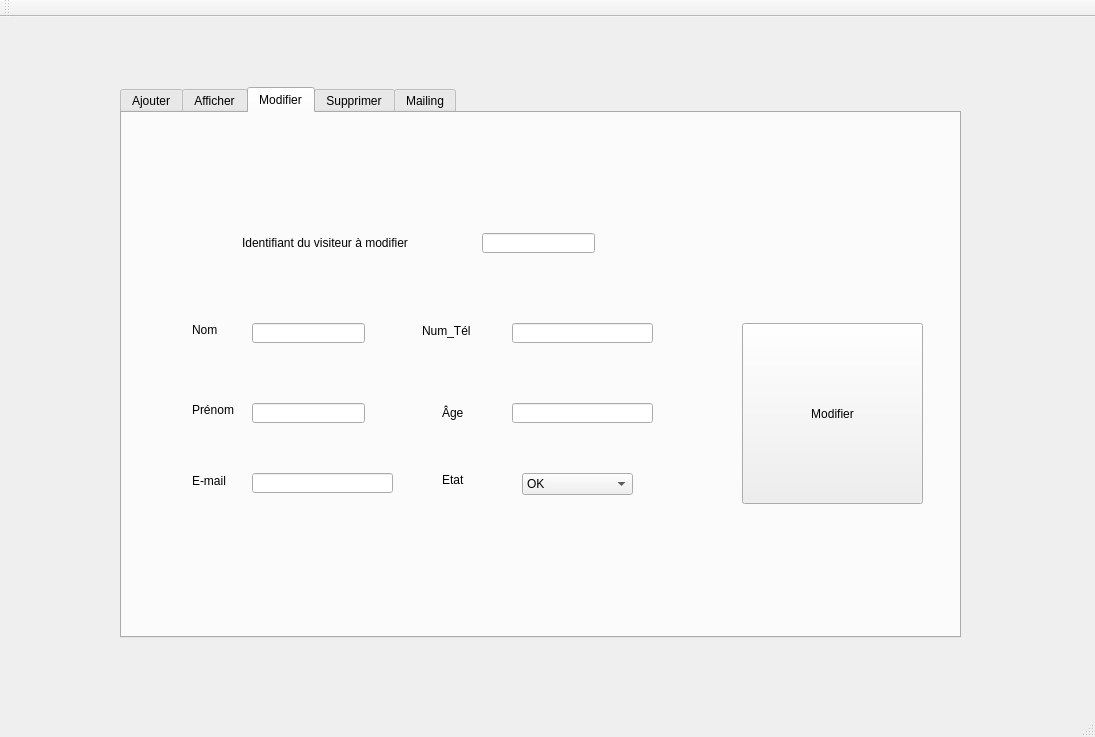
<?xml version="1.0" encoding="UTF-8"?>
<ui version="4.0">
 <class>MainWindow</class>
 <widget class="QMainWindow" name="MainWindow">
  <property name="geometry">
   <rect>
    <x>0</x>
    <y>0</y>
    <width>1095</width>
    <height>737</height>
   </rect>
  </property>
  <property name="contextMenuPolicy">
   <enum>Qt::PreventContextMenu</enum>
  </property>
  <property name="windowTitle">
   <string>Projetcpp</string>
  </property>
  <widget class="QWidget" name="centralWidget">
   <widget class="QTabWidget" name="tabWidget">
    <property name="geometry">
     <rect>
      <x>120</x>
      <y>70</y>
      <width>841</width>
      <height>551</height>
     </rect>
    </property>
    <property name="currentIndex">
     <number>2</number>
    </property>
    <widget class="QWidget" name="tab">
     <attribute name="title">
      <string>Ajouter</string>
     </attribute>
     <widget class="QGroupBox" name="groupBox">
      <property name="geometry">
       <rect>
        <x>60</x>
        <y>70</y>
        <width>711</width>
        <height>391</height>
       </rect>
      </property>
      <property name="autoFillBackground">
       <bool>true</bool>
      </property>
      <property name="title">
       <string>Ajouter Visiteur</string>
      </property>
      <widget class="QLabel" name="label">
       <property name="geometry">
        <rect>
         <x>10</x>
         <y>70</y>
         <width>47</width>
         <height>13</height>
        </rect>
       </property>
       <property name="text">
        <string>Nom</string>
       </property>
      </widget>
      <widget class="QLabel" name="label_2">
       <property name="geometry">
        <rect>
         <x>10</x>
         <y>150</y>
         <width>47</width>
         <height>13</height>
        </rect>
       </property>
       <property name="text">
        <string>Prénom</string>
       </property>
      </widget>
      <widget class="QLabel" name="label_3">
       <property name="geometry">
        <rect>
         <x>10</x>
         <y>250</y>
         <width>71</width>
         <height>16</height>
        </rect>
       </property>
       <property name="text">
        <string>Identifiant</string>
       </property>
      </widget>
      <widget class="QLineEdit" name="le_nom">
       <property name="geometry">
        <rect>
         <x>140</x>
         <y>70</y>
         <width>113</width>
         <height>20</height>
        </rect>
       </property>
      </widget>
      <widget class="QLineEdit" name="le_prenom">
       <property name="geometry">
        <rect>
         <x>140</x>
         <y>150</y>
         <width>113</width>
         <height>20</height>
        </rect>
       </property>
       <property name="contextMenuPolicy">
        <enum>Qt::PreventContextMenu</enum>
       </property>
      </widget>
      <widget class="QLineEdit" name="le_id">
       <property name="geometry">
        <rect>
         <x>140</x>
         <y>250</y>
         <width>113</width>
         <height>20</height>
        </rect>
       </property>
      </widget>
      <widget class="QPushButton" name="pb_ajouter">
       <property name="geometry">
        <rect>
         <x>360</x>
         <y>310</y>
         <width>281</width>
         <height>23</height>
        </rect>
       </property>
       <property name="text">
        <string>Ajouter</string>
       </property>
      </widget>
      <widget class="QLineEdit" name="le_tel">
       <property name="geometry">
        <rect>
         <x>500</x>
         <y>70</y>
         <width>141</width>
         <height>20</height>
        </rect>
       </property>
       <property name="contextMenuPolicy">
        <enum>Qt::PreventContextMenu</enum>
       </property>
       <property name="text">
        <string/>
       </property>
      </widget>
      <widget class="QLabel" name="label_8">
       <property name="geometry">
        <rect>
         <x>360</x>
         <y>70</y>
         <width>61</width>
         <height>16</height>
        </rect>
       </property>
       <property name="text">
        <string>Num_Tél</string>
       </property>
      </widget>
      <widget class="QLineEdit" name="le_email">
       <property name="geometry">
        <rect>
         <x>500</x>
         <y>250</y>
         <width>141</width>
         <height>20</height>
        </rect>
       </property>
       <property name="contextMenuPolicy">
        <enum>Qt::PreventContextMenu</enum>
       </property>
       <property name="text">
        <string/>
       </property>
      </widget>
      <widget class="QLabel" name="label_9">
       <property name="geometry">
        <rect>
         <x>360</x>
         <y>250</y>
         <width>61</width>
         <height>16</height>
        </rect>
       </property>
       <property name="text">
        <string>E-mail</string>
       </property>
      </widget>
      <widget class="QLabel" name="label_10">
       <property name="geometry">
        <rect>
         <x>360</x>
         <y>160</y>
         <width>71</width>
         <height>20</height>
        </rect>
       </property>
       <property name="text">
        <string>Âge</string>
       </property>
      </widget>
      <widget class="QLineEdit" name="le_age">
       <property name="geometry">
        <rect>
         <x>500</x>
         <y>160</y>
         <width>141</width>
         <height>20</height>
        </rect>
       </property>
       <property name="contextMenuPolicy">
        <enum>Qt::PreventContextMenu</enum>
       </property>
       <property name="text">
        <string/>
       </property>
      </widget>
      <widget class="QLabel" name="label_14">
       <property name="geometry">
        <rect>
         <x>10</x>
         <y>310</y>
         <width>47</width>
         <height>13</height>
        </rect>
       </property>
       <property name="text">
        <string>Etat</string>
       </property>
      </widget>
      <widget class="QComboBox" name="le_etat">
       <property name="geometry">
        <rect>
         <x>140</x>
         <y>310</y>
         <width>111</width>
         <height>22</height>
        </rect>
       </property>
       <item>
        <property name="text">
         <string>OK</string>
        </property>
       </item>
       <item>
        <property name="text">
         <string>handicape</string>
        </property>
       </item>
       <item>
        <property name="text">
         <string>enfant_inaccompagne</string>
        </property>
       </item>
       <item>
        <property name="text">
         <string>visiteur_fidele</string>
        </property>
       </item>
      </widget>
     </widget>
    </widget>
    <widget class="QWidget" name="tab_4">
     <attribute name="title">
      <string>Afficher</string>
     </attribute>
     <widget class="QTableView" name="tab_visiteur">
      <property name="geometry">
       <rect>
        <x>10</x>
        <y>20</y>
        <width>811</width>
        <height>431</height>
       </rect>
      </property>
     </widget>
     <widget class="QPushButton" name="tri_decroissant">
      <property name="geometry">
       <rect>
        <x>330</x>
        <y>480</y>
        <width>121</width>
        <height>28</height>
       </rect>
      </property>
      <property name="text">
       <string>Tri âge Décroissant</string>
      </property>
     </widget>
     <widget class="QPushButton" name="tri_croissant">
      <property name="geometry">
       <rect>
        <x>200</x>
        <y>480</y>
        <width>111</width>
        <height>28</height>
       </rect>
      </property>
      <property name="text">
       <string>Tri âge croissant</string>
      </property>
     </widget>
     <widget class="QGroupBox" name="groupBox_2">
      <property name="geometry">
       <rect>
        <x>20</x>
        <y>460</y>
        <width>161</width>
        <height>51</height>
       </rect>
      </property>
      <property name="title">
       <string>Rechercher</string>
      </property>
      <widget class="QComboBox" name="combo_box_crit">
       <property name="geometry">
        <rect>
         <x>20</x>
         <y>20</y>
         <width>121</width>
         <height>22</height>
        </rect>
       </property>
       <item>
        <property name="text">
         <string>handicape</string>
        </property>
       </item>
       <item>
        <property name="text">
         <string>visiteur_fidele</string>
        </property>
       </item>
       <item>
        <property name="text">
         <string>OK</string>
        </property>
       </item>
       <item>
        <property name="text">
         <string>enfant_inaccompagne</string>
        </property>
       </item>
      </widget>
     </widget>
    </widget>
    <widget class="QWidget" name="tab_3">
     <attribute name="title">
      <string>Modifier</string>
     </attribute>
     <widget class="QLabel" name="label_5">
      <property name="geometry">
       <rect>
        <x>120</x>
        <y>120</y>
        <width>201</width>
        <height>20</height>
       </rect>
      </property>
      <property name="text">
       <string>Identifiant du visiteur à modifier</string>
      </property>
     </widget>
     <widget class="QLineEdit" name="modifier_id">
      <property name="geometry">
       <rect>
        <x>360</x>
        <y>120</y>
        <width>113</width>
        <height>20</height>
       </rect>
      </property>
     </widget>
     <widget class="QLabel" name="label_11">
      <property name="geometry">
       <rect>
        <x>300</x>
        <y>210</y>
        <width>61</width>
        <height>16</height>
       </rect>
      </property>
      <property name="text">
       <string>Num_Tél</string>
      </property>
     </widget>
     <widget class="QLineEdit" name="modifier_prenom">
      <property name="geometry">
       <rect>
        <x>130</x>
        <y>290</y>
        <width>113</width>
        <height>20</height>
       </rect>
      </property>
      <property name="contextMenuPolicy">
       <enum>Qt::PreventContextMenu</enum>
      </property>
     </widget>
     <widget class="QLabel" name="label_6">
      <property name="geometry">
       <rect>
        <x>70</x>
        <y>210</y>
        <width>47</width>
        <height>13</height>
       </rect>
      </property>
      <property name="text">
       <string>Nom</string>
      </property>
     </widget>
     <widget class="QLabel" name="label_12">
      <property name="geometry">
       <rect>
        <x>70</x>
        <y>360</y>
        <width>61</width>
        <height>16</height>
       </rect>
      </property>
      <property name="text">
       <string>E-mail</string>
      </property>
     </widget>
     <widget class="QPushButton" name="pb_modifier">
      <property name="enabled">
       <bool>true</bool>
      </property>
      <property name="geometry">
       <rect>
        <x>620</x>
        <y>210</y>
        <width>181</width>
        <height>181</height>
       </rect>
      </property>
      <property name="text">
       <string>Modifier</string>
      </property>
     </widget>
     <widget class="QLabel" name="label_13">
      <property name="geometry">
       <rect>
        <x>320</x>
        <y>290</y>
        <width>71</width>
        <height>20</height>
       </rect>
      </property>
      <property name="text">
       <string>Âge</string>
      </property>
     </widget>
     <widget class="QLabel" name="label_7">
      <property name="geometry">
       <rect>
        <x>70</x>
        <y>290</y>
        <width>47</width>
        <height>13</height>
       </rect>
      </property>
      <property name="text">
       <string>Prénom</string>
      </property>
     </widget>
     <widget class="QLineEdit" name="modifier_nom">
      <property name="geometry">
       <rect>
        <x>130</x>
        <y>210</y>
        <width>113</width>
        <height>20</height>
       </rect>
      </property>
     </widget>
     <widget class="QLineEdit" name="modifier_tel">
      <property name="geometry">
       <rect>
        <x>390</x>
        <y>210</y>
        <width>141</width>
        <height>20</height>
       </rect>
      </property>
      <property name="contextMenuPolicy">
       <enum>Qt::PreventContextMenu</enum>
      </property>
      <property name="text">
       <string/>
      </property>
     </widget>
     <widget class="QLineEdit" name="modifier_email">
      <property name="geometry">
       <rect>
        <x>130</x>
        <y>360</y>
        <width>141</width>
        <height>20</height>
       </rect>
      </property>
      <property name="contextMenuPolicy">
       <enum>Qt::PreventContextMenu</enum>
      </property>
      <property name="text">
       <string/>
      </property>
     </widget>
     <widget class="QLineEdit" name="modifier_age">
      <property name="geometry">
       <rect>
        <x>390</x>
        <y>290</y>
        <width>141</width>
        <height>20</height>
       </rect>
      </property>
      <property name="contextMenuPolicy">
       <enum>Qt::PreventContextMenu</enum>
      </property>
      <property name="text">
       <string/>
      </property>
     </widget>
     <widget class="QLabel" name="label_15">
      <property name="geometry">
       <rect>
        <x>320</x>
        <y>360</y>
        <width>47</width>
        <height>13</height>
       </rect>
      </property>
      <property name="text">
       <string>Etat</string>
      </property>
     </widget>
     <widget class="QComboBox" name="le_etat_2">
      <property name="geometry">
       <rect>
        <x>400</x>
        <y>360</y>
        <width>111</width>
        <height>22</height>
       </rect>
      </property>
      <item>
       <property name="text">
        <string>OK</string>
       </property>
      </item>
      <item>
       <property name="text">
        <string>handicape</string>
       </property>
      </item>
      <item>
       <property name="text">
        <string>enfant_inaccompagne</string>
       </property>
      </item>
      <item>
       <property name="text">
        <string>visiteur_fidele</string>
       </property>
      </item>
     </widget>
    </widget>
    <widget class="QWidget" name="tab_2">
     <attribute name="title">
      <string>Supprimer</string>
     </attribute>
     <widget class="QLabel" name="label_4">
      <property name="geometry">
       <rect>
        <x>170</x>
        <y>190</y>
        <width>201</width>
        <height>20</height>
       </rect>
      </property>
      <property name="text">
       <string>Identifiant du visiteur à supprimer</string>
      </property>
     </widget>
     <widget class="QPushButton" name="pb_supprimer">
      <property name="geometry">
       <rect>
        <x>170</x>
        <y>350</y>
        <width>421</width>
        <height>28</height>
       </rect>
      </property>
      <property name="text">
       <string>Supprimer</string>
      </property>
     </widget>
     <widget class="QLineEdit" name="le_id_supprimer">
      <property name="geometry">
       <rect>
        <x>470</x>
        <y>190</y>
        <width>113</width>
        <height>20</height>
       </rect>
      </property>
     </widget>
    </widget>
    <widget class="QWidget" name="tab_5">
     <attribute name="title">
      <string>Mailing</string>
     </attribute>
     <widget class="QLabel" name="label_30">
      <property name="geometry">
       <rect>
        <x>80</x>
        <y>270</y>
        <width>51</width>
        <height>20</height>
       </rect>
      </property>
      <property name="text">
       <string>Subject:</string>
      </property>
     </widget>
     <widget class="QLabel" name="label_26">
      <property name="geometry">
       <rect>
        <x>80</x>
        <y>154</y>
        <width>81</width>
        <height>20</height>
       </rect>
      </property>
      <property name="text">
       <string>Server port:</string>
      </property>
     </widget>
     <widget class="QLabel" name="label_25">
      <property name="geometry">
       <rect>
        <x>80</x>
        <y>125</y>
        <width>71</width>
        <height>20</height>
       </rect>
      </property>
      <property name="text">
       <string>Smtp-server:</string>
      </property>
     </widget>
     <widget class="QLineEdit" name="port">
      <property name="geometry">
       <rect>
        <x>170</x>
        <y>154</y>
        <width>490</width>
        <height>20</height>
       </rect>
      </property>
      <property name="text">
       <string>465</string>
      </property>
      <property name="echoMode">
       <enum>QLineEdit::Password</enum>
      </property>
     </widget>
     <widget class="QLineEdit" name="subject">
      <property name="geometry">
       <rect>
        <x>170</x>
        <y>270</y>
        <width>490</width>
        <height>20</height>
       </rect>
      </property>
     </widget>
     <widget class="QPlainTextEdit" name="msg">
      <property name="geometry">
       <rect>
        <x>170</x>
        <y>299</y>
        <width>490</width>
        <height>71</height>
       </rect>
      </property>
     </widget>
     <widget class="QLineEdit" name="rcpt">
      <property name="geometry">
       <rect>
        <x>170</x>
        <y>241</y>
        <width>490</width>
        <height>20</height>
       </rect>
      </property>
     </widget>
     <widget class="QLineEdit" name="paswd">
      <property name="geometry">
       <rect>
        <x>170</x>
        <y>212</y>
        <width>490</width>
        <height>20</height>
       </rect>
      </property>
      <property name="inputMask">
       <string/>
      </property>
      <property name="text">
       <string/>
      </property>
      <property name="echoMode">
       <enum>QLineEdit::Password</enum>
      </property>
     </widget>
     <widget class="QLineEdit" name="uname">
      <property name="geometry">
       <rect>
        <x>170</x>
        <y>183</y>
        <width>490</width>
        <height>20</height>
       </rect>
      </property>
      <property name="text">
       <string/>
      </property>
     </widget>
     <widget class="QLabel" name="label_28">
      <property name="geometry">
       <rect>
        <x>80</x>
        <y>210</y>
        <width>61</width>
        <height>20</height>
       </rect>
      </property>
      <property name="text">
       <string>Password:</string>
      </property>
     </widget>
     <widget class="QLabel" name="label_29">
      <property name="geometry">
       <rect>
        <x>80</x>
        <y>241</y>
        <width>71</width>
        <height>20</height>
       </rect>
      </property>
      <property name="text">
       <string>Recipant to:</string>
      </property>
     </widget>
     <widget class="QLabel" name="label_31">
      <property name="geometry">
       <rect>
        <x>80</x>
        <y>299</y>
        <width>71</width>
        <height>22</height>
       </rect>
      </property>
      <property name="text">
       <string>Message:</string>
      </property>
     </widget>
     <widget class="QLabel" name="label_27">
      <property name="geometry">
       <rect>
        <x>80</x>
        <y>183</y>
        <width>71</width>
        <height>20</height>
       </rect>
      </property>
      <property name="text">
       <string>Username:</string>
      </property>
     </widget>
     <widget class="QLineEdit" name="server">
      <property name="geometry">
       <rect>
        <x>170</x>
        <y>125</y>
        <width>490</width>
        <height>20</height>
       </rect>
      </property>
      <property name="text">
       <string>smtp.gmail.com</string>
      </property>
      <property name="echoMode">
       <enum>QLineEdit::Password</enum>
      </property>
     </widget>
     <widget class="QPushButton" name="exitBtn">
      <property name="geometry">
       <rect>
        <x>419</x>
        <y>450</y>
        <width>93</width>
        <height>28</height>
       </rect>
      </property>
      <property name="text">
       <string>Exit</string>
      </property>
     </widget>
     <widget class="QPushButton" name="sendBtn">
      <property name="geometry">
       <rect>
        <x>320</x>
        <y>450</y>
        <width>93</width>
        <height>28</height>
       </rect>
      </property>
      <property name="text">
       <string>Send</string>
      </property>
     </widget>
    </widget>
   </widget>
  </widget>
  <widget class="QMenuBar" name="menuBar">
   <property name="geometry">
    <rect>
     <x>0</x>
     <y>0</y>
     <width>1095</width>
     <height>26</height>
    </rect>
   </property>
  </widget>
  <widget class="QToolBar" name="mainToolBar">
   <attribute name="toolBarArea">
    <enum>TopToolBarArea</enum>
   </attribute>
   <attribute name="toolBarBreak">
    <bool>false</bool>
   </attribute>
  </widget>
  <widget class="QStatusBar" name="statusBar"/>
 </widget>
 <layoutdefault spacing="6" margin="11"/>
 <resources/>
 <connections/>
</ui>
